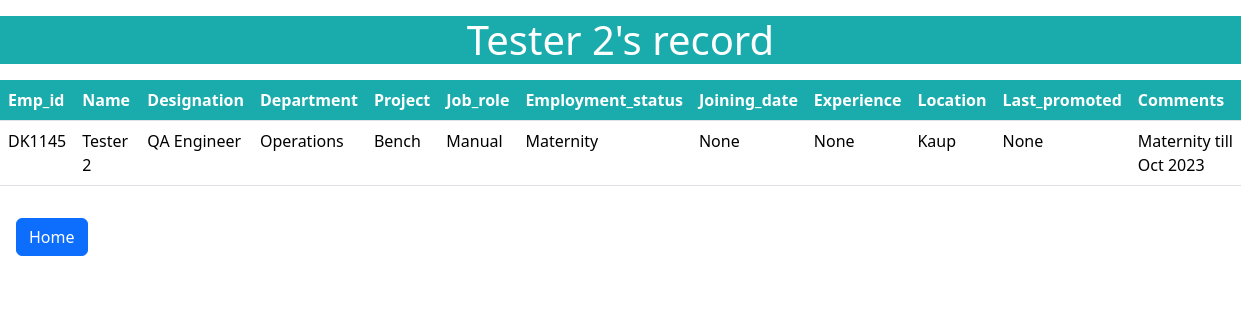
Page /view/2 on the committed database.
### app.py (models this page shows)
class Employee(db.Model):
    Sno = db.Column(db.Integer, primary_key=True, autoincrement=True)
    Emp_id = db.Column(db.String(500))
    Name = db.Column(db.String(500))
    Designation = db.Column(db.String(500))
    Department = db.Column(db.String(500))
    Project = db.Column(db.String(500))
    Job_role = db.Column(db.String(500))
    Employment_status = db.Column(db.String(500))
    Joining_date = db.Column(db.String(500))
    Experience = db.Column(db.String(500))
    Location = db.Column(db.String(500))
    Last_promoted = db.Column(db.String(500))
    Comments = db.Column(db.String(500))
    employee_status=db.Column(db.String(500))

### app.py (the view)
@app.route("/view/<int:sno>")
def view(sno):
    data=Employee.query.filter_by(Sno=sno).first()
    return render_template("view.html",data=data)

### templates/view.html (shortened to what this page needs)
<!DOCTYPE html>
<html lang="en">
<head>
    <link href="https://cdn.jsdelivr.net/npm/bootstrap@5.3.2/dist/css/bootstrap.min.css" rel="stylesheet">
    <link rel="stylesheet" href="{{ url_for('static', filename='view1.css') }}">
</head>
<body>
   <h1 class="my-3 heading"><center>{{data.Name}}'s record</center></h1>
   <table class="table my-3">
    <thead>
      <tr>
        <th scope="col" class="table_header">Emp_id</th>
        <th scope="col" class="table_header">Name</th>
        <th scope="col" class="table_header">Designation</th>
        <th scope="col" class="table_header">Department</th>
        <th scope="col" class="table_header">Project</th>
        <th scope="col" class="table_header">Job_role</th>
        <th scope="col" class="table_header">Employment_status</th>
        <th scope="col" class="table_header">Joining_date</th>
        <th scope="col" class="table_header">Experience</th>
        <th scope="col" class="table_header">Location</th>
        <th scope="col" class="table_header">Last_promoted</th>
        <th scope="col" class="table_header">Comments</th>
      </tr>
    </thead>
    <tbody>
        <tr>
            <td>{{data.Emp_id}}</td>
            <td id="Name">{{data.Name}}</td>
            <td>{{data.Designation}}</td>
            <td>{{data.Department}}</td>
            <td>{{data.Project}}</td>
            <td>{{data.Job_role}}</td>
            <td>{{data.Employment_status}}</td>
            <td>{{data.Joining_date}}</td>
            <td>{{data.Experience}}</td>
            <td>{{data.Location }}</td>
            <td>{{data.Last_promoted }}</td>
            <td>{{data.Comments}}</td>
        </tr>
    </tbody>
    </table>
    <a href="/home" type="button" class="btn btn-primary my-3 mx-3">Home</button>
</body>
</html>

### static/view1.css (style rules this page uses)
.table .table_header { background-color:#1AACAC; color:white; }
.heading { background-color:#1AACAC; color:white; }

### rows in the picture
Employee: Name "Tester 2", Emp_id "DK1145", Designation "QA Engineer", Department "Operations", Project "Bench", Job_role "Manual", Employment_status "Maternity", Joining_date "None", Experience "None", Location "Kaup", Last_promoted "None", Comments "Maternity till Oct 2023"
